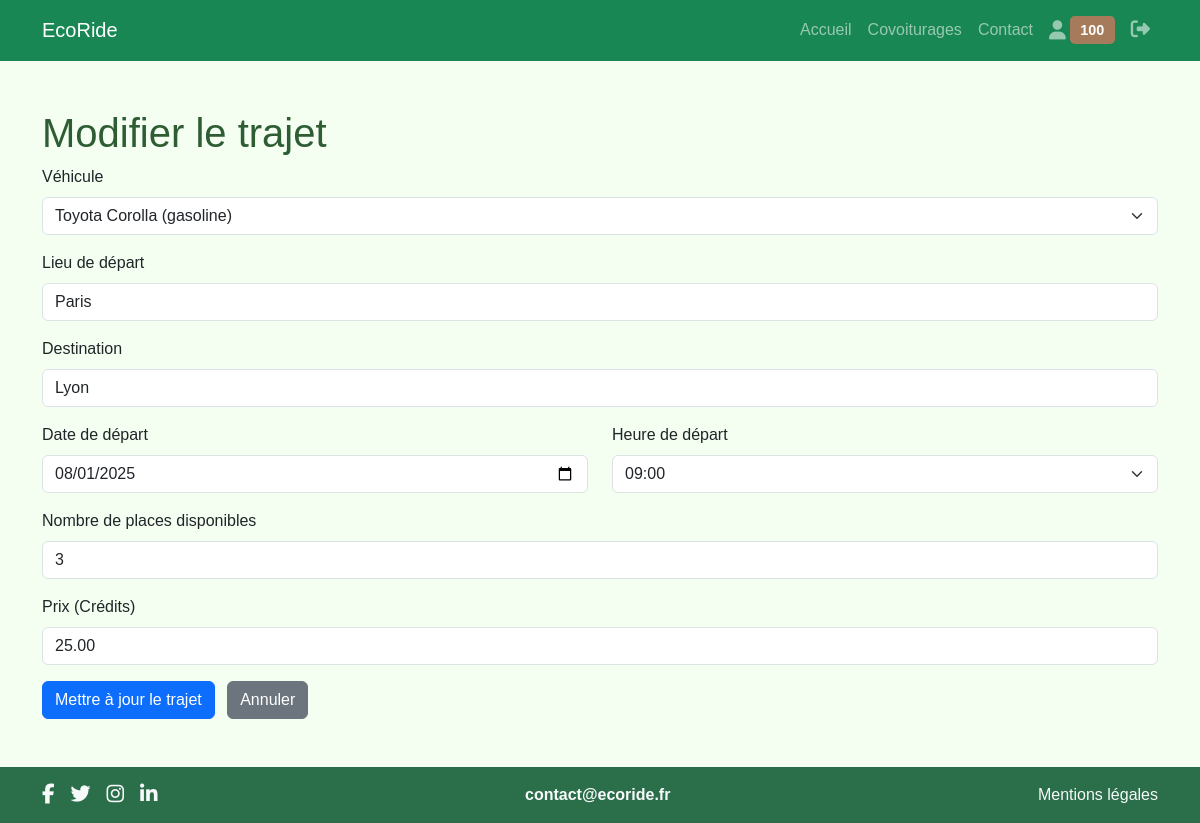
Page /includes/edit_ride.php?id=1 (signed in) on the earlier database version.
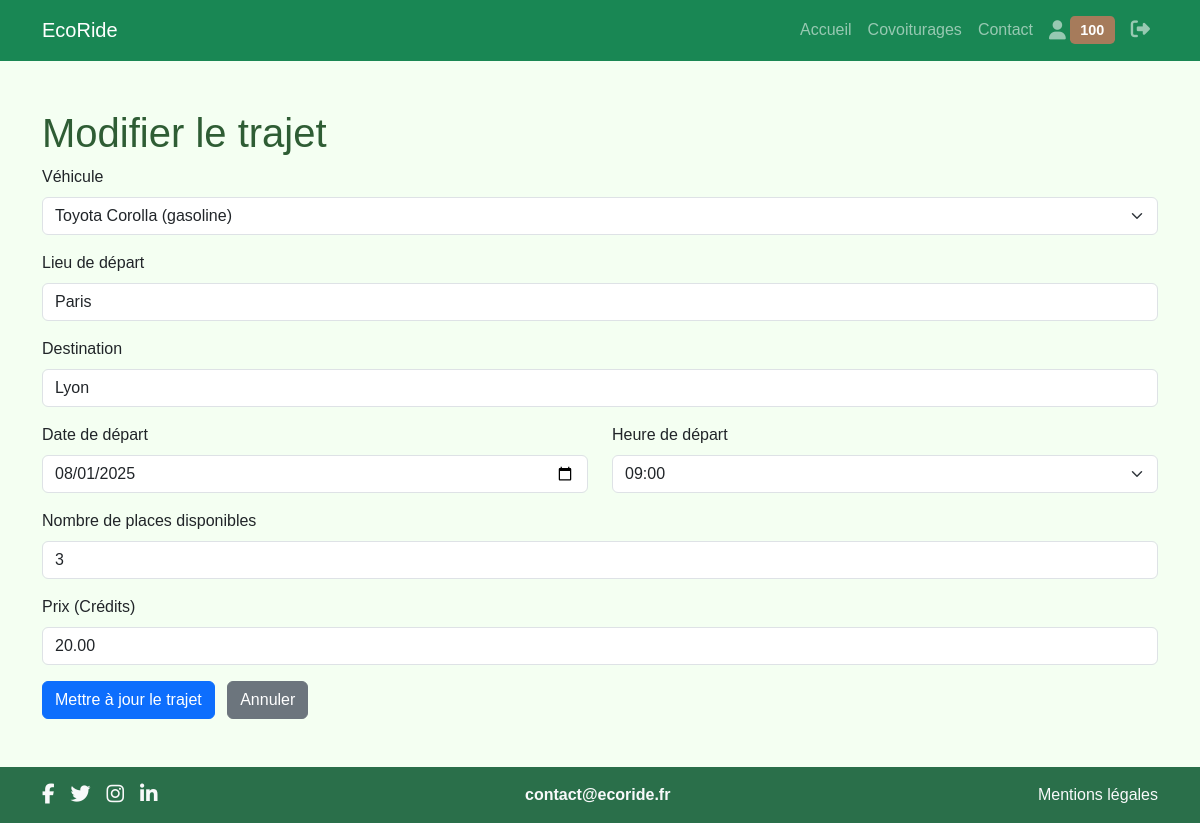
Same page on the later database version.
### tables this page shows
CREATE TABLE rides (
    id INT AUTO_INCREMENT PRIMARY KEY,
    driver_id INT NOT NULL,
    vehicle_id INT NOT NULL,
    departure VARCHAR(255) NOT NULL,
    destination VARCHAR(255) NOT NULL,
    departure_time DATETIME NOT NULL,
    arrival_time DATETIME NOT NULL,
    seats_available INT NOT NULL DEFAULT 0,
    price DECIMAL(8,2) NOT NULL DEFAULT 0.00,
    created_at DATETIME DEFAULT CURRENT_TIMESTAMP,
    status ENUM('planned','started','ended','cancelled') DEFAULT 'planned',
    FOREIGN KEY (driver_id) REFERENCES users(id) ON DELETE CASCADE,
    FOREIGN KEY (vehicle_id) REFERENCES vehicles(id) ON DELETE CASCADE
);

CREATE TABLE vehicles (
    id INT AUTO_INCREMENT PRIMARY KEY,
    user_id INT NOT NULL,
    license_plate VARCHAR(20) NOT NULL,
    first_registration DATE NOT NULL,
    brand VARCHAR(100) NOT NULL,
    model VARCHAR(100) NOT NULL,
    fuel VARCHAR(50) NOT NULL,
    color VARCHAR(50) DEFAULT NULL,
    seats INT NOT NULL DEFAULT 4,
    created_at DATETIME DEFAULT CURRENT_TIMESTAMP,
    FOREIGN KEY (user_id) REFERENCES users(id) ON DELETE CASCADE
);

### includes/functions.php (the view, shortened to what this page needs)
<?php
function generateTimeOptions(string $selectedTime = '09:00'): string {
    $times = [];
    for ($h = 0; $h < 24; $h++) {
        for ($m = 0; $m < 60; $m += 15) {
            $times[] = sprintf('%02d:%02d', $h, $m);
        }
    }
    $options = '';
    foreach ($times as $time) {
        $selected = ($time === $selectedTime) ? 'selected' : '';
        $options .= "<option value=\"$time\" $selected>$time</option>";
    }
    return $options;
}

### includes/edit_ride.php (shortened to what this page needs)
<?php
require_once __DIR__ . '/db.php';
require_once __DIR__ . '/functions.php';
$userId = $_SESSION['user_id'];
$rideId = $_GET['id'] ?? null;
$stmt = $pdo->prepare("SELECT * FROM rides WHERE id=? AND driver_id=?");
$stmt->execute([$rideId, $userId]);
$ride = $stmt->fetch();
$stmtV = $pdo->prepare("SELECT id, brand, model, fuel, seats FROM vehicles WHERE user_id=?");
$stmtV->execute([$userId]);
$vehicles = $stmtV->fetchAll();
include __DIR__ . '/../includes/header.php';
?>
<main class="container py-5">
  <h1>Modifier le trajet</h1>
  <form method="post" id="rideForm">
    <div class="mb-3">
      <label for="vehicle_id" class="form-label">Véhicule</label>
      <select name="vehicle_id" id="vehicle_id" class="form-select" required>
        <?php foreach ($vehicles as $v): ?>
          <option value="<?= $v['id'] ?>"
            <?= (isset($_POST['vehicle_id']) && $_POST['vehicle_id'] == $v['id']) || (!isset($_POST['vehicle_id']) && $ride['vehicle_id'] == $v['id']) ? 'selected' : '' ?>>
            <?= htmlspecialchars($v['brand'] . ' ' . $v['model'] . ' (' . $v['fuel'] . ')') ?>
          </option>
        <?php endforeach; ?>
      </select>
    </div>
    <div class="mb-3">
      <label for="departure" class="form-label">Lieu de départ</label>
      <input type="text" name="departure" id="departure" class="form-control" required
        value="<?= htmlspecialchars($_POST['departure'] ?? $ride['departure']) ?>">
    </div>
    <div class="mb-3">
      <label for="destination" class="form-label">Destination</label>
      <input type="text" name="destination" id="destination" class="form-control" required
        value="<?= htmlspecialchars($_POST['destination'] ?? $ride['destination']) ?>">
    </div>
    <div class="row mb-3">
      <div class="col">
        <label for="departure_date" class="form-label">Date de départ</label>
        <input type="date" name="departure_date" id="departure_date" class="form-control" required
          value="<?= htmlspecialchars($_POST['departure_date'] ?? date('Y-m-d', strtotime($ride['departure_time']))) ?>">
      </div>
      <div class="col">
        <label for="departure_time" class="form-label">Heure de départ</label>
        <select name="departure_time" id="departure_time" class="form-select" required>
          <?php
          $selectedTime = $_POST['departure_time'] ?? date('H:i', strtotime($ride['departure_time']));
          echo generateTimeOptions($selectedTime);
          ?>
        </select>
      </div>
    </div>
    <div class="mb-3">
      <label for="seats_available" class="form-label">Nombre de places disponibles</label>
      <input type="number" min="1" name="seats_available" id="seats_available" class="form-control" required
        value="<?= htmlspecialchars($_POST['seats_available'] ?? $ride['seats_available']) ?>">
    </div>
    <div class="mb-3">
      <label for="price" class="form-label">Prix (Crédits)</label>
      <input type="number" step="0.01" min="0" name="price" id="price" class="form-control" required
        value="<?= htmlspecialchars($_POST['price'] ?? $ride['price']) ?>">
    </div>
    <button type="submit" class="btn btn-primary">Mettre à jour le trajet</button>
    <a href="../profile.php" class="btn btn-secondary ms-2">Annuler</a>
  </form>
</main>
<?php include __DIR__ . '/../includes/footer.php'; ?>

Differences in the rows shown:
changed rides "Paris": price "25.00" → "20.00"
